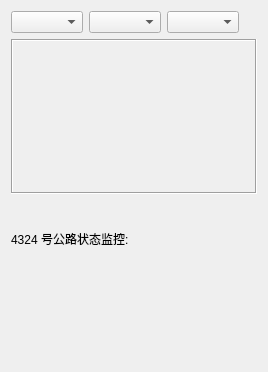
<?xml version="1.0" encoding="UTF-8"?>
<ui version="4.0">
 <class>TrafficStatistics</class>
 <widget class="QWidget" name="TrafficStatistics">
  <property name="geometry">
   <rect>
    <x>0</x>
    <y>0</y>
    <width>268</width>
    <height>372</height>
   </rect>
  </property>
  <property name="windowTitle">
   <string>Form</string>
  </property>
  <layout class="QGridLayout" name="gridLayout">
   <item row="3" column="0" colspan="4">
    <widget class="QLabel" name="label_2">
     <property name="text">
      <string>4324 号公路状态监控:</string>
     </property>
    </widget>
   </item>
   <item row="0" column="0">
    <widget class="QComboBox" name="wayComboBox"/>
   </item>
   <item row="1" column="0" rowspan="2" colspan="4">
    <widget class="QLabel" name="tollLabel">
     <property name="frameShape">
      <enum>QFrame::Box</enum>
     </property>
     <property name="frameShadow">
      <enum>QFrame::Sunken</enum>
     </property>
     <property name="text">
      <string/>
     </property>
    </widget>
   </item>
   <item row="0" column="2">
    <widget class="QComboBox" name="segComboBox"/>
   </item>
   <item row="0" column="1">
    <widget class="QComboBox" name="dirComboBox"/>
   </item>
   <item row="4" column="0" colspan="4">
    <widget class="QLabel" name="statisticsLabel">
     <property name="text">
      <string/>
     </property>
    </widget>
   </item>
  </layout>
 </widget>
 <resources/>
 <connections/>
</ui>
